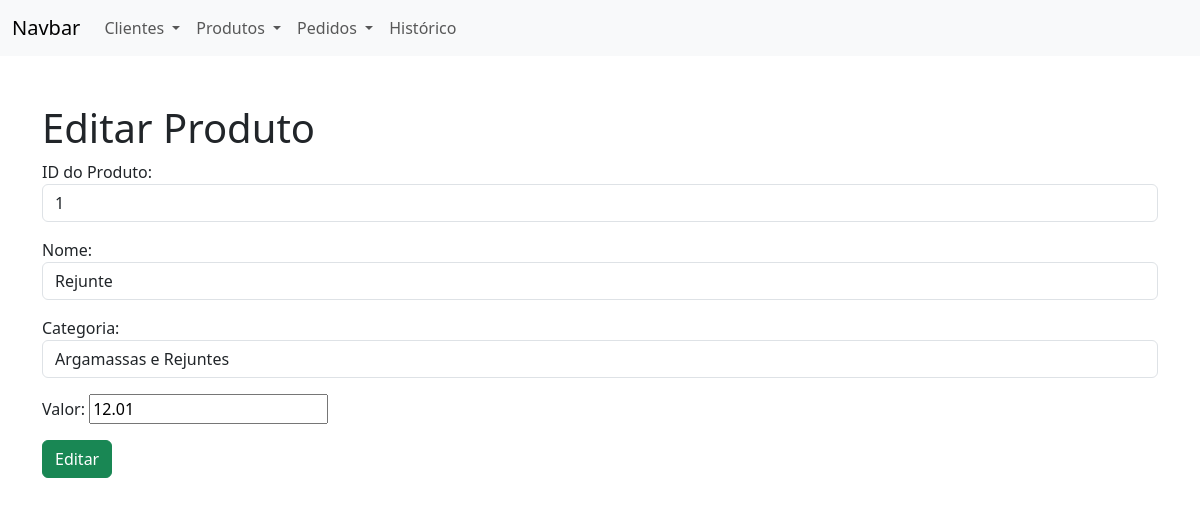
/loja_bd/idex.php?page=editarProduto&id_produto=1, run on the app's committed database.
### tables this page shows
CREATE TABLE `produto` (
  `id_produto` varchar(4) NOT NULL,
  `nome` varchar(100) NOT NULL,
  `valor` decimal(7,2) NOT NULL,
  `categoria` varchar(40) NOT NULL
);

### loja_bd/editarProduto.php (the view, shortened to what this page needs)
<h1>Editar Produto</h1>
<?php
$sql = "SELECT * FROM produto WHERE id_produto =".$_REQUEST["id_produto"];
$res = $conn->query($sql);
$row = $res->fetch_object();
?>
<form action="?page=salvarProduto" method="POST">
    <div class="divzin" id="d1">
        <div class="mb-3">
            <label for="tfNome">ID do Produto:</label>
            <input type="text" name="id_produto" id="tfId_produto" maxlength="4" placeholder="Ex: 5794" required class="form-control" readonly value="<?php print $row->id_produto; ?>">
        </div>
        <div class="mb-3">
            <label for="tfNome">Nome:</label>
            <input type="text" name="nome" id="tfNome" placeholder="Ex: Rejunte" required class="form-control" value="<?php print $row->nome; ?>">
        </div>
        <div class="mb-3">
            <label for="tfCategoria">Categoria:</label>
            <input type="text" name="categoria" id="tfCategoria" placeholder="Ex: Argamassas e Rejuntes" required class="form-control" value="<?php print $row->categoria; ?>">
        </div>
        <div class="mb-3">
            <label for="tfData">Valor:</label>
            <input type="number" name="valor" id="tfValor" pattern="[0-9]+" step="0.01" required value="<?php print $row->valor; ?>">
        </div>
        <div class="mb-3">
            <button type="submit" class="btn btn-success">Editar</button>
        </div>
    </div>
</form>

### data on the page
produto: id_produto "1", nome "Rejunte", categoria "Argamassas e Rejuntes", valor "12.01"
